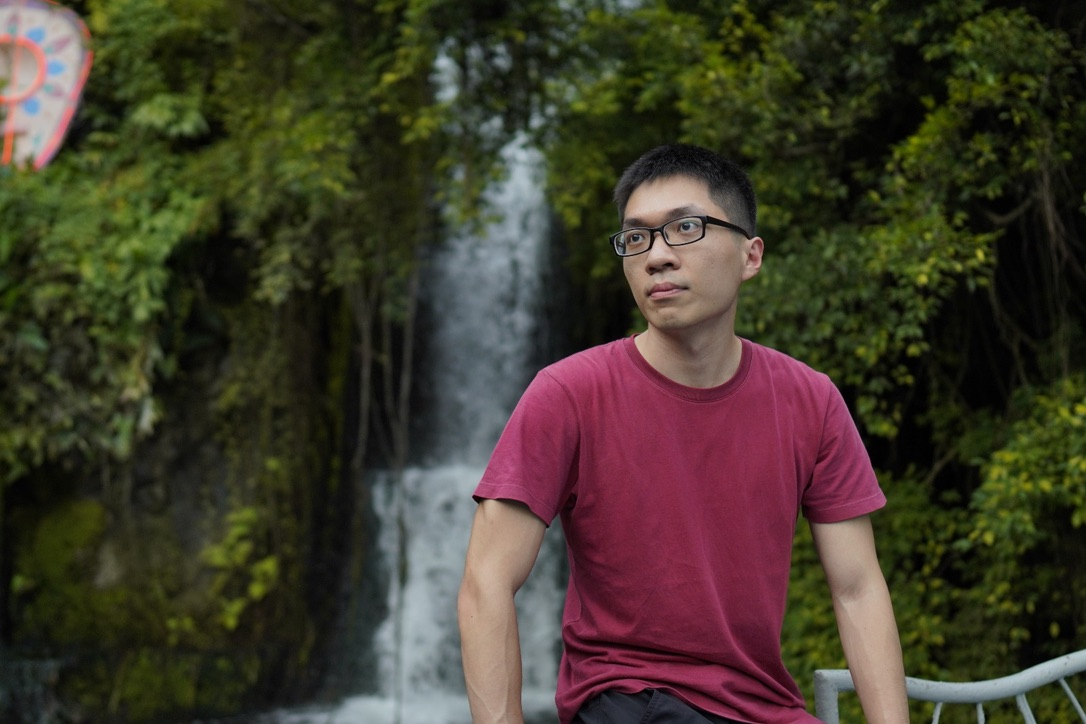
#> input picture opencv/resources/face.jpg, 1086 x 724 px
$ python edge_detection.py   (older library calls are emulated)
#> lines starting #> are read from the running program, lines starting #| are printed output that depends on the picture; after the words box and inside, x2 and y2 are one past the last pixel; in counts of white or black regions, pixels touching at a corner belong together
import cv2
import numpy as np

# Gradients - Edgelike regions in an image
img = cv2.imread('resources/face.jpg')
#> img is the input picture: shape (724, 1086, 3); mean B, G, R 43.3, 57.8, 64.7
gray = cv2.cvtColor(img, cv2.COLOR_BGR2GRAY)

# Laplacian edges - A1: Data depth
lap = cv2.Laplacian(gray, cv2.CV_64F)
lap = np.uint8(np.absolute(lap))
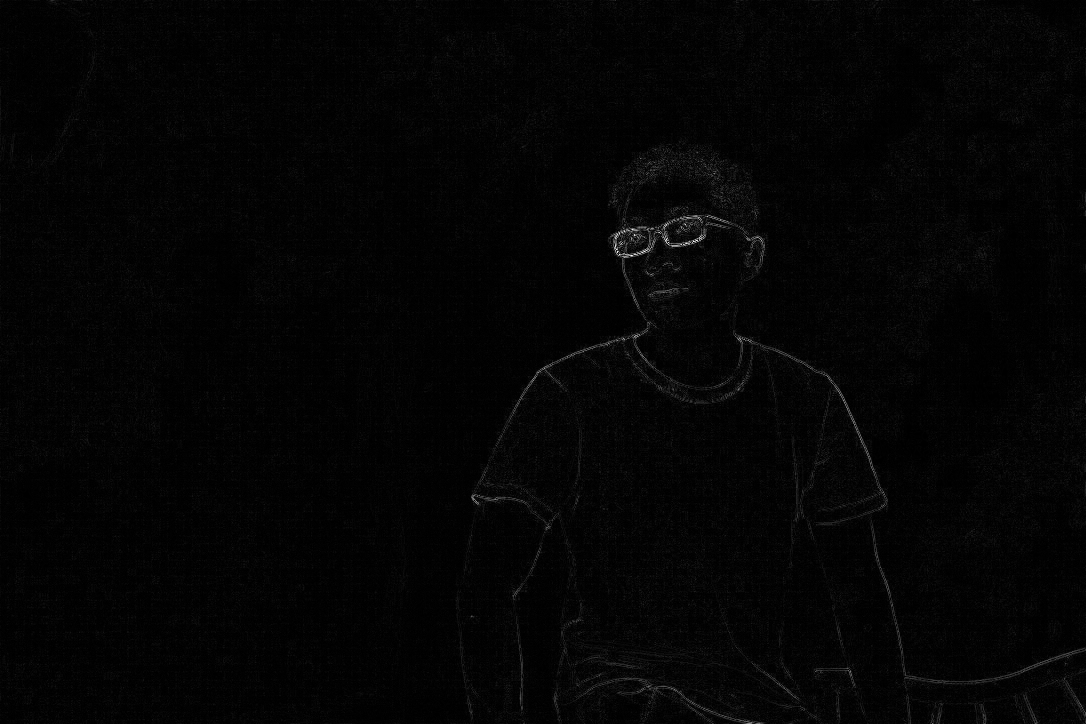
#> lap: shape (724, 1086); min 0, max 254, mean 4.1

# Sobel edges - Compute gradient into directions (x, y)
sobelx = cv2.Sobel(gray, cv2.CV_64F, 1, 0)
sobely = cv2.Sobel(gray, cv2.CV_64F, 0, 1)
combine_sobel = cv2.bitwise_or(sobelx, sobely) # bitwise OR takes the union
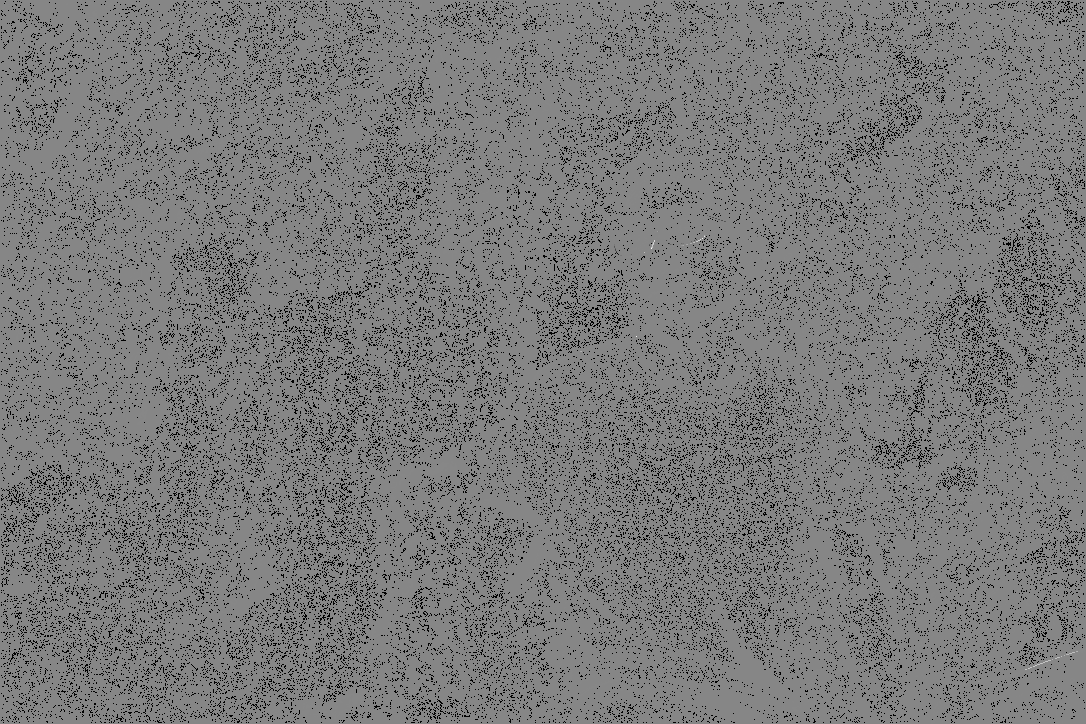
#> combine_sobel: shape (724, 1086) float64; 8.89% of the values are NaN or infinite; the others: min -108288, max 96768, mean -37.26; drawn with min black, max white, NaN and infinite black

cv2.imshow('Gray', gray)
cv2.imshow('Laplacian', lap)
cv2.imshow('Sobel X', sobelx)
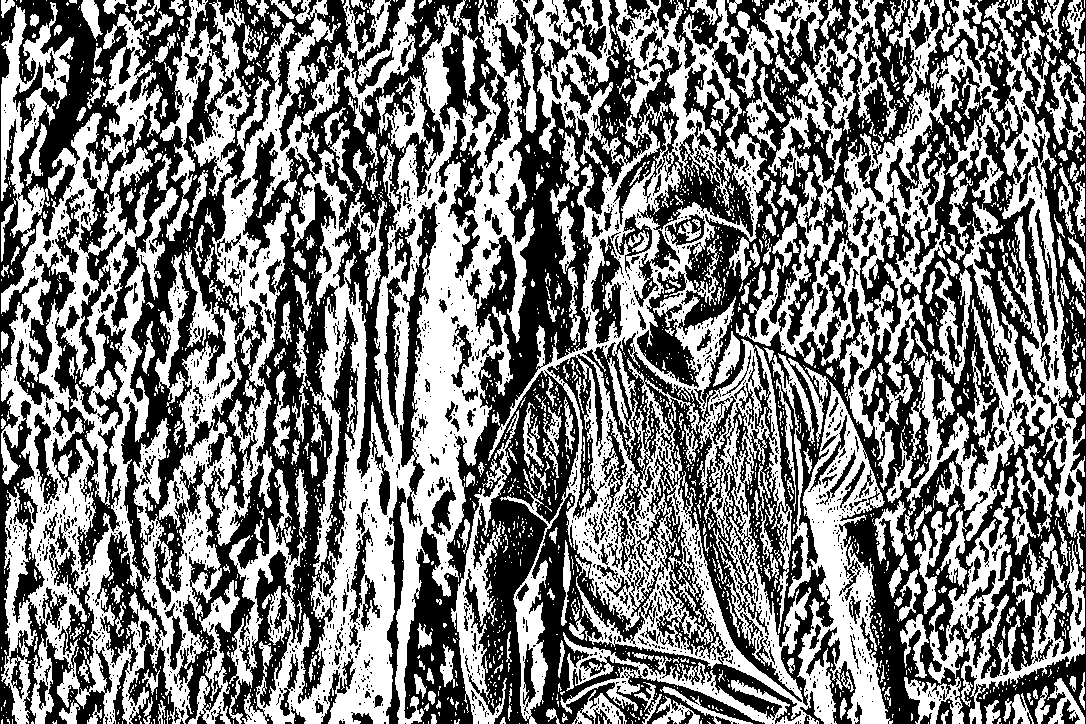
#> window 'Sobel X': shape (724, 1086); 48.8% white; 2545 white regions (2162 under 20 px), largest, box (x1, y1, x2, y2) and area: (1, 0, 537, 724) 146642, (488, 0, 893, 724) 82720, (736, 0, 1004, 490) 24185
cv2.imshow('Sobel Y', sobely)
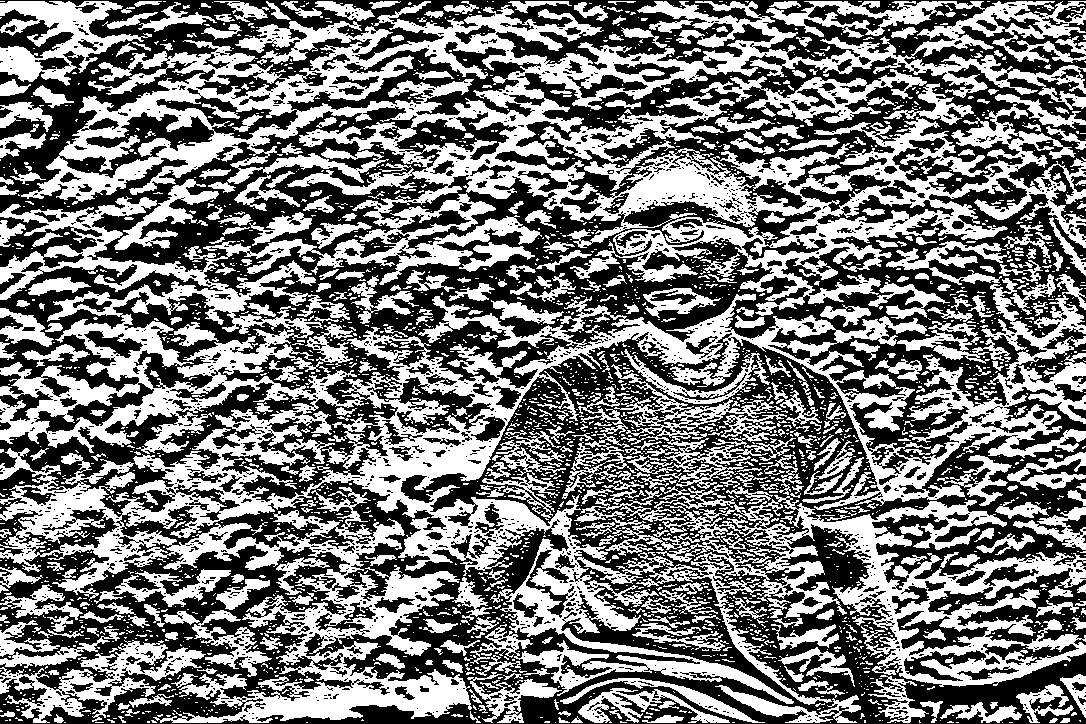
#> window 'Sobel Y': shape (724, 1086); 47.4% white; 2937 white regions (2443 under 20 px), largest, box (x1, y1, x2, y2) and area: (0, 1, 1086, 723) 249490, (540, 69, 927, 163) 6912, (0, 1, 152, 86) 5358
cv2.imshow('Combine Sobel', combine_sobel)
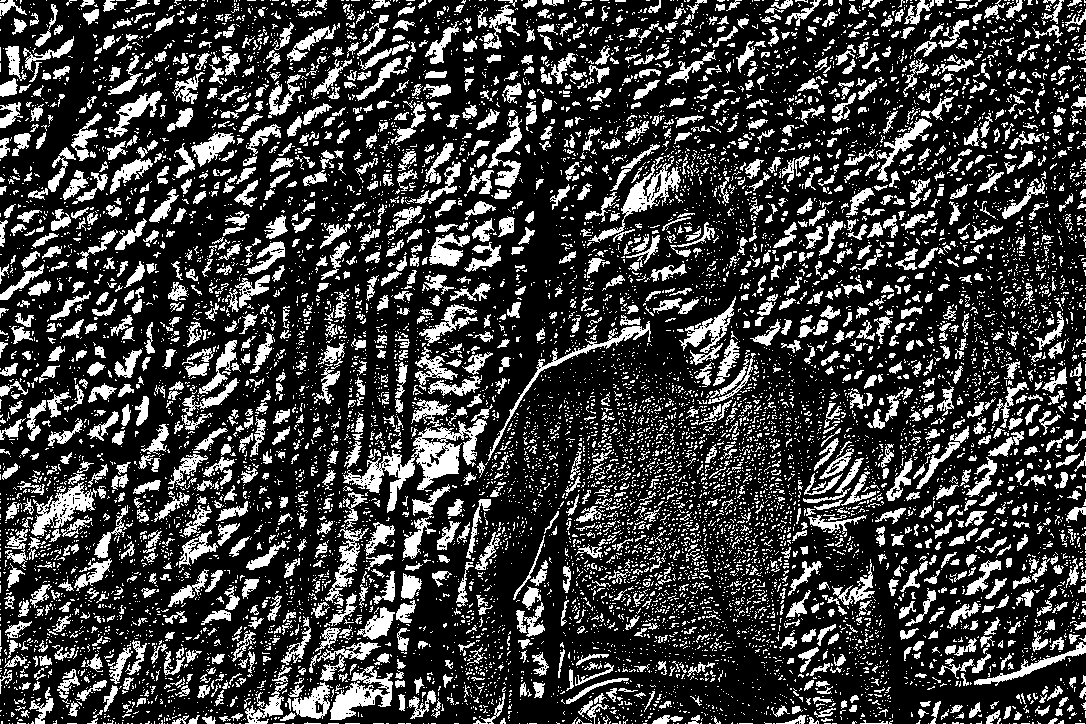
#> window 'Combine Sobel': shape (724, 1086); 24.3% white; 10692 white regions (9029 under 20 px), largest, box (x1, y1, x2, y2) and area: (343, 419, 487, 513) 3550, (330, 666, 393, 720) 1469, (588, 156, 681, 243) 1437
cv2.waitKey(0)
